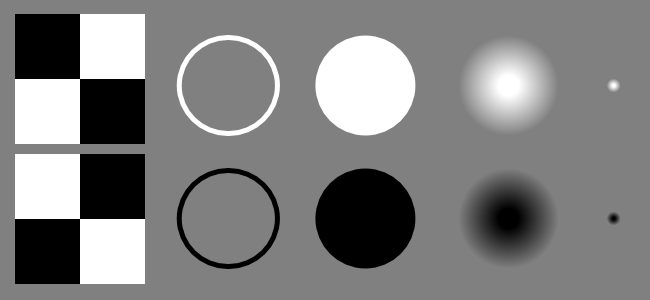
#> input picture examples/data/patterns.png, 650 x 300 px
$ python isophotes.py   (older library calls are emulated)
#> lines starting #> are read from the running program, lines starting #| are printed output that depends on the picture
### ipcv/scalespace.py
import numpy as np
from scipy.ndimage.filters import gaussian_filter


class ScaleSpace:
    # [22 lines left out: function __init__, not called in this run]

    def compute_f(self, img_f):
        ''' Compute the scale space of an image in the fourier domain.'''
        return [np.multiply(img_f, f) for f in self.filters]

    # [12 lines left out: functions compute, scalespace, not called in this run]


def gradient_orientation(img, scale, signed=True, fft=False):
    '''Calculate gradient orientations at scale sigma.'''
#> called with scale = 3, signed = True, fft = False
    normalizer = scale**2
    if fft:
        Ly = normalizer*scalespace(img, scale, order=(1, 0))
        Lx = normalizer*scalespace(img, scale, order=(0, 1))
    else:
        mode = 'reflect'
        Ly = normalizer*gaussian_filter(img, scale, order=(1, 0), mode=mode)
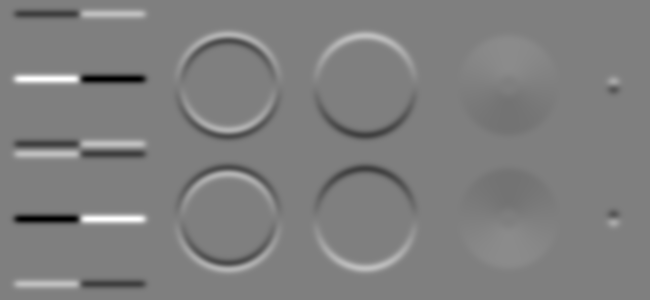
#> Ly: shape (300, 650) float32; min -302.3, max 302.3, mean 0; drawn with min black and max white
        Lx = normalizer*gaussian_filter(img, scale, order=(0, 1), mode=mode)
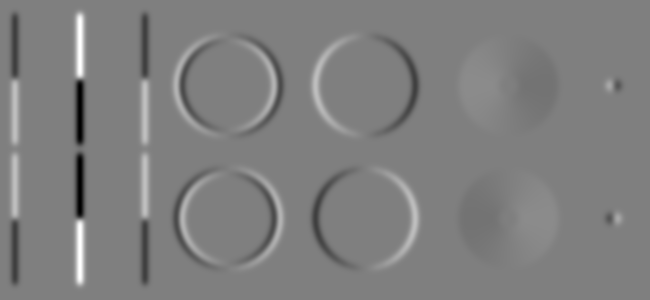
#> Lx: shape (300, 650) float32; min -302.3, max 302.3, mean 0; drawn with min black and max white
    if signed:
        go = np.arctan2(Ly, Lx)
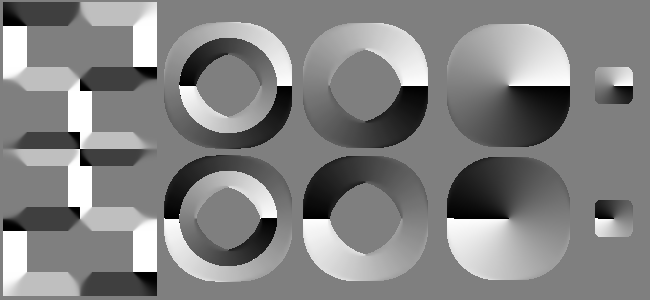
#> go: shape (300, 650) float32; min -3.14, max 3.14, mean 0.0949; drawn with min black and max white
    else:
        go = np.arctan(Ly/(Lx + 1e-10))
    go_m = np.sqrt(Lx**2+Ly**2)
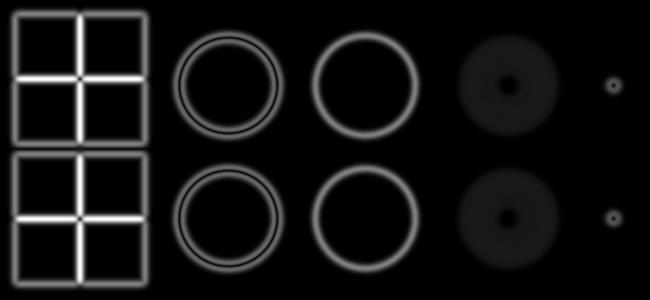
#> go_m: shape (300, 650) float32; min 0, max 302.3, mean 21.6; drawn with min black and max white
    return go, go_m


# [28 lines left out: function shape_index, not called in this run]

### ipcv/misc/isophotes.py
import numpy as np


def isophotes(img, n, limits, scale, smoothing_fun='gaussian'):
    """Generate soft isophote images.

    Generate n soft isophote images with equally spaced isophote lines between
    limits[0] and limits[1]. The isophote images are soft because the
    contributions to each isophote line are smoothed with a Gaussian function.

    Args:
        img: Grayscale image as a (p,q) array.
        n: The number of isophote images to be created.
        limits: A two-tuple containing the lower and upper limit of the
            isophote lines.
        scale: The scale adjusts the width of the Gaussian kernel used for
            smoothing bin contributions.
        smoothing_fun: 'gaussian' selects Gaussian smoothing. 'von_mises'
            selects the Von Mises distribution (aka. circular normal
            distribution). Von mises is useful for image intensities of
            periodic nature.

    Returns:
        Isophote images of img stored in a (n, p, q) array.
    """
#> called with n = 5, limits = (-3.14, 3.14), scale = 0.5, smoothing_fun = 'gaussian'
    iso = np.empty((n,) + img.shape)
    limit_size = limits[1]-limits[0]
    if smoothing_fun == 'gaussian':
        step = limit_size/float(n)
        centers = np.linspace(limits[0]+step*.5, limits[1]-step*.5, n)
        for i, c in enumerate(centers):
            iso[i, :, :] = np.exp(-(img-c)**2/(2*scale**2))
    elif smoothing_fun == 'von_mises':
        img *= 2*np.pi/limit_size
        step = 2*np.pi/float(n)
        centers = np.linspace(-np.pi+step*.5, np.pi-step*.5, n)
        kappa = 1/(scale**2)
        for i, c in enumerate(centers):
            iso[i, :, :] = np.exp(kappa * np.cos(img-c))
    else:
        raise ValueError('Invalid smoothing function.')
    return iso

### ipcv/util/image.py
import os
import numpy as np
import scipy as sp


def stretch_intensity(img):
    img = img.astype(float)
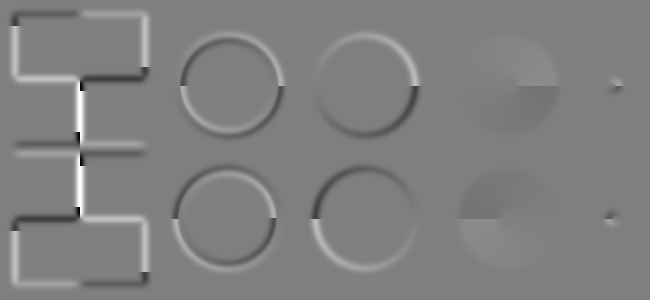
#> img: shape (300, 650) float64; min -949.7, max 949.7, mean 6; drawn with min black and max white
    img -= np.min(img)
    img /= np.max(img)+1e-12
    return img


def imsave(path, img, stretch=True):
    if stretch:
        img = (255*stretch_intensity(img)).astype(np.uint8)
    dirpath = os.path.dirname(path)
    if len(dirpath) > 0 and not os.path.exists(dirpath):
        os.makedirs(dirpath)
    sp.misc.imsave(path, img)


# [100 lines left out: functions tile, patch, extract_patches, not called in this run]

### examples/isophotes.py
#!/usr/bin/env python

import numpy as np
import scipy as sp
from ipcv import gradient_orientation
from ipcv.misc import isophotes
from ipcv.util import imsave


def visualize():
    ''' Visualize the shape index responses. '''
    img = sp.misc.imread('data/patterns.png', flatten=True)
    go, go_m = gradient_orientation(img, 3)
    iso_go = isophotes(go, 5, (-np.pi, np.pi), .5, 'gaussian')
    imsave('isophotes/patterns-go.png', go*go_m)
    for i in range(iso_go.shape[0]):
        imsave('isophotes/patterns-go_iso_%i_gaussian.png'%i,
               iso_go[i, ...]*go_m)
#> this loop made 5 passes
#> pass 1, in stretch_intensity (call 2), `img = img.astype(float)`:
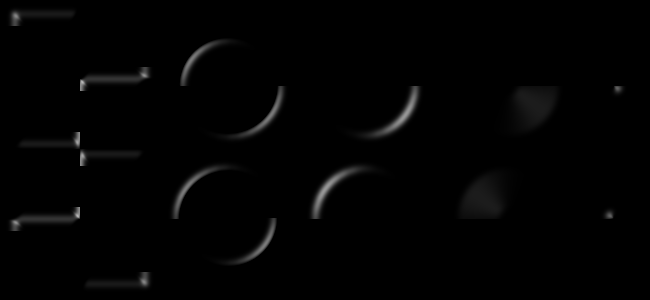
#> img: shape (300, 650) float64; min 0, max 183, mean 2.6
    iso_go = isophotes(go, 5, (-np.pi, np.pi), .5, 'von_mises')
    for i in range(iso_go.shape[0]):
        imsave('isophotes/patterns-go_iso_%i_von_mises.png'%i,
               iso_go[i, ...]*go_m)
#> this loop made 5 passes
#> pass 1, in stretch_intensity (call 7), `img = img.astype(float)`:
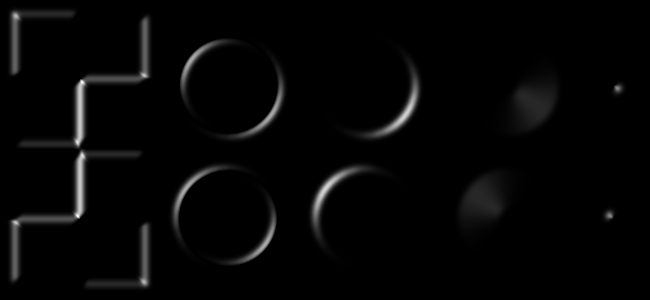
#> img: shape (300, 650) float64; min 0, max 9991.9, mean 221.6; drawn with min black and max white


if __name__ == '__main__':
    visualize()
